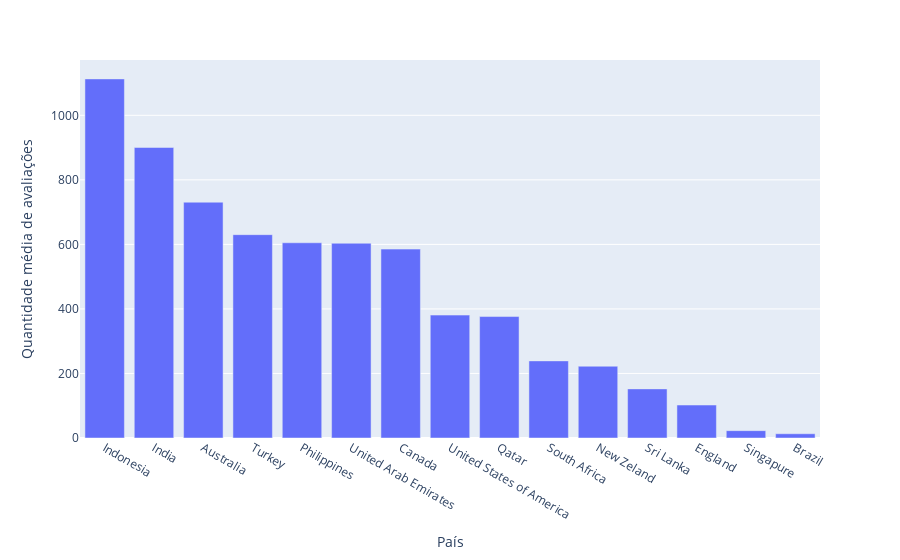

Notebook source saved alongside this figure:
### Markdown cell above
### 1.2.9 País com maior quantidade de avaliações registradas, na média.

### Code cell
num_ava_mean_pp = (df.loc[:,['country','votes']]
                     .groupby('country')
                     .mean()
                     .sort_values(by='votes', ascending=False)
                     .reset_index())

fig = px.bar(num_ava_mean_pp, x='country', y='votes', labels={'country': 'País', 'votes': 'Quantidade média de avaliações'})
fig.show()

### Figure 1 — Plotly figure (JSON) as saved in the notebook; plotly's stock layout.template omitted (floating-point values rounded to 4 significant figures)
{"data": [{"alignmentgroup": "True", "hovertemplate": "País=%{x}<br>Quantidade média de avaliações=%{y}<extra></extra>", "legendgroup": "", "marker": {"color": "#636efa", "pattern": {"shape": ""}}, "name": "", "offsetgroup": "", "orientation": "v", "showlegend": false, "textposition": "auto", "type": "bar", "x": ["Indonesia", "India", "Australia", "Turkey", "Philippines", "United Arab Emirates", "Canada", "United States of America", "Qatar", "South Africa", "New Zeland", "Sri Lanka", "England", "Singapure", "Brazil"], "xaxis": "x", "y": [1113.0, 900.4, 730.7, 630.1, 605.0, 603.6, 585.4, 380.9, 376.3, 239.0, 222.4, 152.2, 102.2, 22.77, 13.16], "yaxis": "y"}], "layout": {"barmode": "relative", "legend": {"tracegroupgap": 0}, "margin": {"t": 60}, "xaxis": {"anchor": "y", "domain": [0, 1], "title": {"text": "País"}}, "yaxis": {"anchor": "x", "domain": [0, 1], "title": {"text": "Quantidade média de avaliações"}}}}
